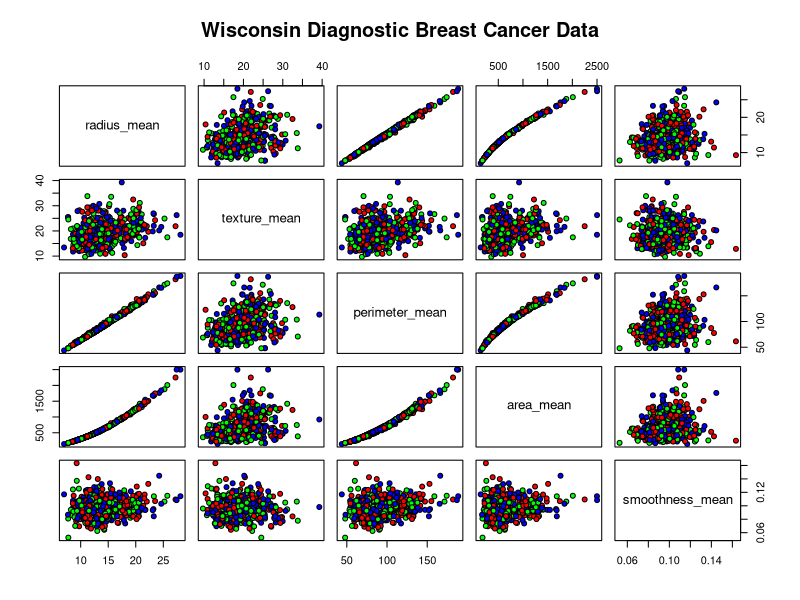
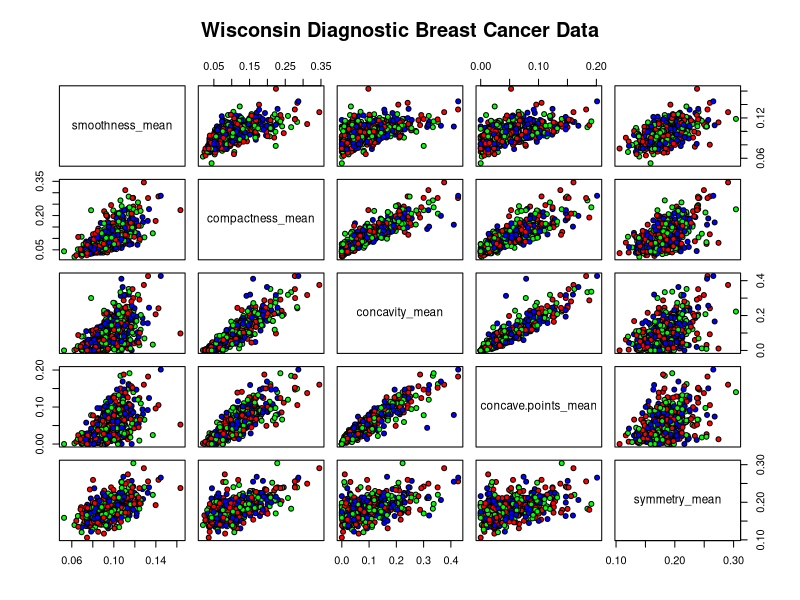
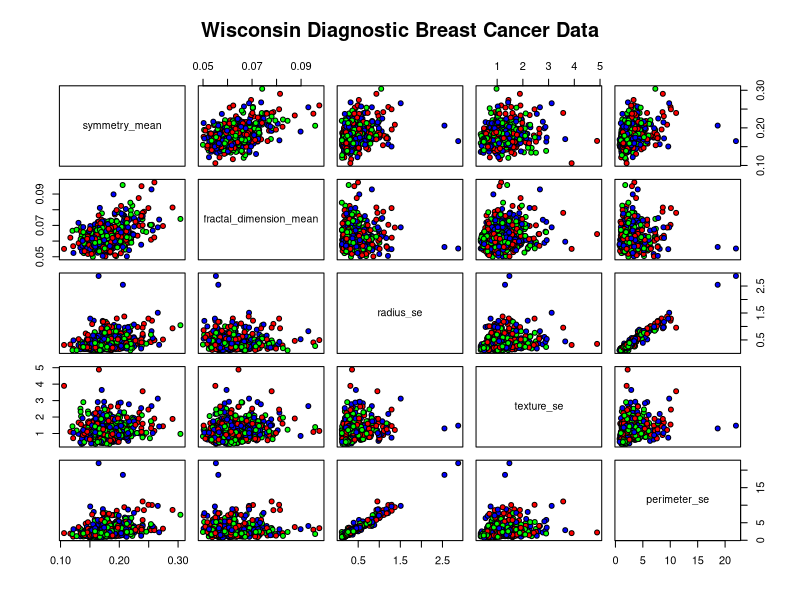

Reproduce these figures in R, in order. (Note: this script raises an error after producing the figures.)
#Title: SVM Machine Learning in R
#Author: Mustafa, Asma 
#Dataset Citation:
# author = "Dua, Dheeru and Graff, Casey",
# year = "2017",
# title = "{UCI} Machine Learning Repository",
#url = "http://archive.ics.uci.edu/ml",
#institution = "University of California, Irvine, School of Information and Computer Sciences" }
# data info. is available at:https://archive.ics.uci.edu/ml/datasets/Breast+Cancer+Wisconsin+(Diagnostic)


###########
#Packages:#
###########

library(e1071)
library(rpart)
library(xtable)
library(caret)
library(ROCR)
library(kernlab)

#Data Processing and Visualization:

#Reading the dataset for more information about the dataset description, please visit: "http://archive.ics.uci.edu/ml",
wdbc <- read.csv('WDBC.csv',head=T)


#Converting the class label into factor
wdbc$diagnosis=factor(wdbc$diagnosis)


#checking NA values:
# data description documents stated that there is no NA, but this is a good practice.
sapply(wdbc, function(x) sum(is.na(x))) 


#Visualize Highly Correlated Data
pairs(wdbc[3:7],main="Wisconsin Diagnostic Breast Cancer Data", pch =21, bg=c("red","green","blue"))
pairs(wdbc[7:11],main="Wisconsin Diagnostic Breast Cancer Data", pch =21, bg=c("red","green","blue"))
pairs(wdbc[11:15],main="Wisconsin Diagnostic Breast Cancer Data", pch =21, bg=c("red","green","blue"))

#You can also do corrplot: #requires library(corrplot)
#corrplot(corMatMy, order = "hclust", tl.cex = 0.7) #requires library(corrplot)


# Calculate collinearity
wdbc_cor <- cor(wdbc[,3:32])
wdbc_cor

#Finding Highly Correlated columns
highlyCor <- colnames(wdbc)[findCorrelation(corMatMy, cutoff = 0.9, verbose = TRUE)]
highlyCor

#Removing highly correlated columns (correlation above 0.9, higher mean col) to avoid bias-overffiting:
wdbc_clean <- wdbc[, which(!colnames(wdbc) %in% highlyCor)]


wdbc_clean=cbind(diagnosis=wdbc$diagnosis,wdbc_clean)


#Parititioning the data into two sets:Training and Testing:

set.seed(1000)
t.idx <- createDataPartition(wdbc_clean$diagnosis,list = F) #caret package is needed
trainset  <- wdbc_clean[t.idx,]
testset   <- wdbc_clean[-t.idx,]

#YOu can also use: trunc
# index     <- 1:nrow(wdbc)
# testindex <- sample(index, trunc(length(index)/3))
# testset   <- wdbc[testindex,]
# trainset  <- wdbc[-testindex,-2]



#TRAINING without gamma cost best parameters:
svm.model <- svm(trainset$diagnosis ~ ., data = trainset, type='C-classification' )
Summary_NO_tune=table(trainset$diagnosis, fitted(svm.model), dnn = c("Actual", "Predicted_NoTune"))

#PREDICTING 
svm.pred  <- predict(svm.model, testset)

#confusion Matrix for predicting model
cm_svm.pred_NoTune <- confusionMatrix(svm.pred, testset$diagnosis, positive = "M")






tuned = tune.svm(diagnosis~ ., data = trainset, gamma = 10^(-6:0),cost=10^(0:2))


tuned


#TRAINING with gamma, cost parameters selected by the tune.svm function:

svm.model_tuned <- svm(trainset$diagnosis ~ ., data = trainset, type='C-classification', gamma= 0.01, cost=10,kernel="radial",cross=10 )
Summary_Tune=table(trainset$diagnosis, fitted(svm.model_tuned), dnn = c("Actual", "Predicted_Tune"))

#PREDICTING again!
svm.pred_tuned  <- predict(svm.model_tuned, testset)




#confusion Matrix for tuned predicting model
cm_svm.pred_Tune <- confusionMatrix(svm.pred_tuned, testset$diagnosis, positive = "M")
cm_svm.pred_Tune


compare_Pred_Results=cbind(cm_svm.pred_NoTune$table,cm_svm.pred_Tune$table)
compare_Pred_Results


#IF Time allows
# par(mfrow=c(1,1))
# 
# class(svm.pred_tuned)
# roc.perf = performance(svm.pred, measure = "tpr", x.measure = "fpr")
# plot(roc.perf)
# abline(a=0, b= 1)
# 

# 
# perf <- performance(svm.pred_tuned,  measure = "tpr", x.measure = "fpr")
# 
# heatcols <- heat.colors(9)
# heatcols <- rainbow(11)
# plot(perf, colorize = TRUE,colorkey=TRUE,colorize.palette=heatcols,lwd=4)
# 

# ## sensitivity/specificity curve (x-axis: specificity,
# ## y-axis: sensitivity)
# 
# perf <- performance(svm.pred, "sens", "spec")
# 
# 
# plot(perf, add = TRUE, colorize = TRUE,colorkey=TRUE,colorize.palette=heatcols,lwd=4)
# 
